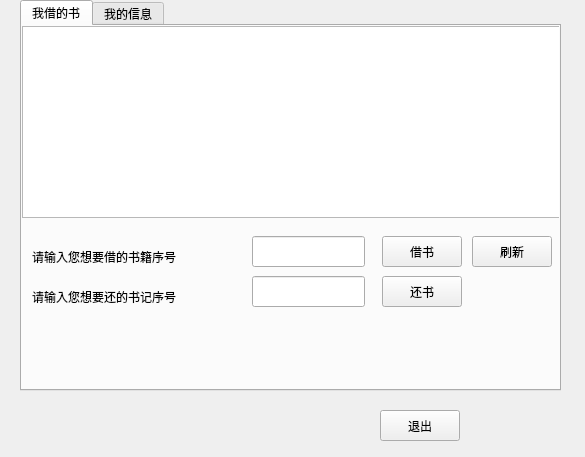
<?xml version="1.0" encoding="UTF-8"?>
<ui version="4.0">
 <class>myinformation</class>
 <widget class="QWidget" name="myinformation">
  <property name="geometry">
   <rect>
    <x>0</x>
    <y>0</y>
    <width>585</width>
    <height>457</height>
   </rect>
  </property>
  <property name="windowTitle">
   <string>Form</string>
  </property>
  <widget class="QTabWidget" name="tabWidget">
   <property name="geometry">
    <rect>
     <x>20</x>
     <y>0</y>
     <width>541</width>
     <height>391</height>
    </rect>
   </property>
   <property name="currentIndex">
    <number>0</number>
   </property>
   <widget class="QWidget" name="tab">
    <attribute name="title">
     <string>我借的书</string>
    </attribute>
    <widget class="QTableView" name="tableView">
     <property name="geometry">
      <rect>
       <x>0</x>
       <y>0</y>
       <width>541</width>
       <height>192</height>
      </rect>
     </property>
    </widget>
    <widget class="QLabel" name="label">
     <property name="geometry">
      <rect>
       <x>10</x>
       <y>220</y>
       <width>211</width>
       <height>21</height>
      </rect>
     </property>
     <property name="text">
      <string>请输入您想要借的书籍序号</string>
     </property>
    </widget>
    <widget class="QLineEdit" name="lineEdit">
     <property name="geometry">
      <rect>
       <x>230</x>
       <y>210</y>
       <width>113</width>
       <height>31</height>
      </rect>
     </property>
    </widget>
    <widget class="QLabel" name="label_2">
     <property name="geometry">
      <rect>
       <x>10</x>
       <y>260</y>
       <width>201</width>
       <height>21</height>
      </rect>
     </property>
     <property name="text">
      <string>请输入您想要还的书记序号</string>
     </property>
    </widget>
    <widget class="QLineEdit" name="lineEdit_2">
     <property name="geometry">
      <rect>
       <x>230</x>
       <y>250</y>
       <width>113</width>
       <height>31</height>
      </rect>
     </property>
    </widget>
    <widget class="QPushButton" name="borrowButton">
     <property name="geometry">
      <rect>
       <x>360</x>
       <y>210</y>
       <width>80</width>
       <height>31</height>
      </rect>
     </property>
     <property name="text">
      <string>借书</string>
     </property>
    </widget>
    <widget class="QPushButton" name="returnButton">
     <property name="geometry">
      <rect>
       <x>360</x>
       <y>250</y>
       <width>80</width>
       <height>31</height>
      </rect>
     </property>
     <property name="text">
      <string>还书</string>
     </property>
    </widget>
    <widget class="QPushButton" name="refreshButton">
     <property name="geometry">
      <rect>
       <x>450</x>
       <y>210</y>
       <width>80</width>
       <height>31</height>
      </rect>
     </property>
     <property name="text">
      <string>刷新</string>
     </property>
    </widget>
    <widget class="QLabel" name="label_9">
     <property name="geometry">
      <rect>
       <x>120</x>
       <y>300</y>
       <width>391</width>
       <height>21</height>
      </rect>
     </property>
     <property name="text">
      <string/>
     </property>
    </widget>
   </widget>
   <widget class="QWidget" name="tab_2">
    <attribute name="title">
     <string>我的信息</string>
    </attribute>
    <widget class="QLabel" name="label_3">
     <property name="geometry">
      <rect>
       <x>180</x>
       <y>30</y>
       <width>41</width>
       <height>21</height>
      </rect>
     </property>
     <property name="text">
      <string>账号</string>
     </property>
    </widget>
    <widget class="QLabel" name="label_4">
     <property name="geometry">
      <rect>
       <x>180</x>
       <y>110</y>
       <width>41</width>
       <height>21</height>
      </rect>
     </property>
     <property name="text">
      <string>姓名</string>
     </property>
    </widget>
    <widget class="QLabel" name="label_5">
     <property name="geometry">
      <rect>
       <x>180</x>
       <y>70</y>
       <width>41</width>
       <height>21</height>
      </rect>
     </property>
     <property name="text">
      <string>密码</string>
     </property>
    </widget>
    <widget class="QLabel" name="label_6">
     <property name="geometry">
      <rect>
       <x>180</x>
       <y>150</y>
       <width>41</width>
       <height>21</height>
      </rect>
     </property>
     <property name="text">
      <string>性别</string>
     </property>
    </widget>
    <widget class="QLabel" name="label_7">
     <property name="geometry">
      <rect>
       <x>180</x>
       <y>190</y>
       <width>41</width>
       <height>21</height>
      </rect>
     </property>
     <property name="text">
      <string>院系</string>
     </property>
    </widget>
    <widget class="QLabel" name="label_8">
     <property name="geometry">
      <rect>
       <x>180</x>
       <y>230</y>
       <width>41</width>
       <height>21</height>
      </rect>
     </property>
     <property name="text">
      <string>年级</string>
     </property>
    </widget>
    <widget class="QLineEdit" name="lineEdit_3">
     <property name="geometry">
      <rect>
       <x>260</x>
       <y>20</y>
       <width>113</width>
       <height>31</height>
      </rect>
     </property>
    </widget>
    <widget class="QLineEdit" name="lineEdit_4">
     <property name="geometry">
      <rect>
       <x>260</x>
       <y>60</y>
       <width>113</width>
       <height>31</height>
      </rect>
     </property>
    </widget>
    <widget class="QLineEdit" name="lineEdit_5">
     <property name="geometry">
      <rect>
       <x>260</x>
       <y>100</y>
       <width>113</width>
       <height>31</height>
      </rect>
     </property>
    </widget>
    <widget class="QLineEdit" name="lineEdit_7">
     <property name="geometry">
      <rect>
       <x>260</x>
       <y>180</y>
       <width>113</width>
       <height>31</height>
      </rect>
     </property>
    </widget>
    <widget class="QLineEdit" name="lineEdit_8">
     <property name="geometry">
      <rect>
       <x>260</x>
       <y>220</y>
       <width>113</width>
       <height>31</height>
      </rect>
     </property>
    </widget>
    <widget class="QPushButton" name="update_infor_Button">
     <property name="geometry">
      <rect>
       <x>170</x>
       <y>320</y>
       <width>80</width>
       <height>31</height>
      </rect>
     </property>
     <property name="text">
      <string>提交修改</string>
     </property>
    </widget>
    <widget class="QRadioButton" name="radioButton">
     <property name="geometry">
      <rect>
       <x>260</x>
       <y>150</y>
       <width>69</width>
       <height>21</height>
      </rect>
     </property>
     <property name="text">
      <string>女</string>
     </property>
    </widget>
    <widget class="QRadioButton" name="radioButton_2">
     <property name="geometry">
      <rect>
       <x>350</x>
       <y>150</y>
       <width>69</width>
       <height>21</height>
      </rect>
     </property>
     <property name="text">
      <string>男</string>
     </property>
    </widget>
    <widget class="QPushButton" name="change_password_Button">
     <property name="geometry">
      <rect>
       <x>290</x>
       <y>320</y>
       <width>80</width>
       <height>31</height>
      </rect>
     </property>
     <property name="text">
      <string>修改密码</string>
     </property>
    </widget>
    <widget class="QLabel" name="label_10">
     <property name="geometry">
      <rect>
       <x>180</x>
       <y>270</y>
       <width>291</width>
       <height>21</height>
      </rect>
     </property>
     <property name="sizePolicy">
      <sizepolicy hsizetype="Minimum" vsizetype="Preferred">
       <horstretch>0</horstretch>
       <verstretch>0</verstretch>
      </sizepolicy>
     </property>
     <property name="text">
      <string/>
     </property>
    </widget>
   </widget>
  </widget>
  <widget class="QPushButton" name="quitButton">
   <property name="geometry">
    <rect>
     <x>380</x>
     <y>410</y>
     <width>80</width>
     <height>31</height>
    </rect>
   </property>
   <property name="text">
    <string>退出</string>
   </property>
  </widget>
 </widget>
 <resources/>
 <connections/>
</ui>
